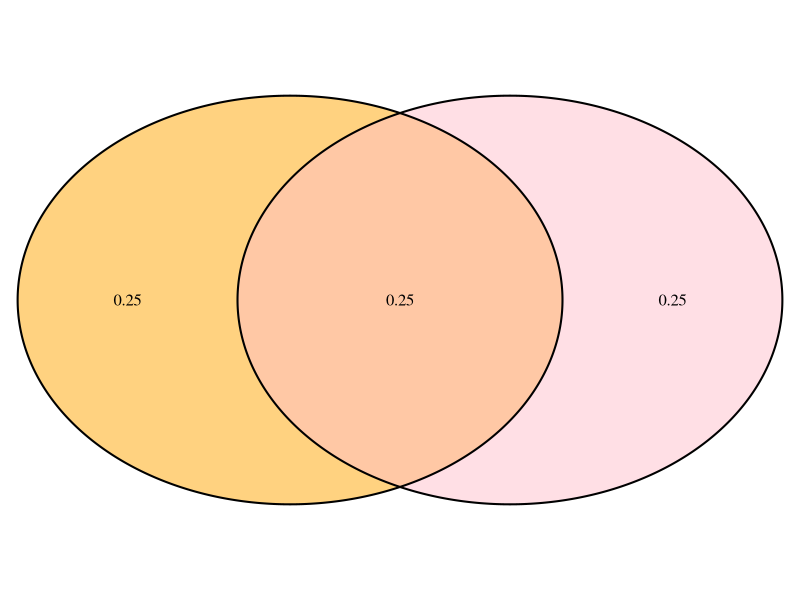
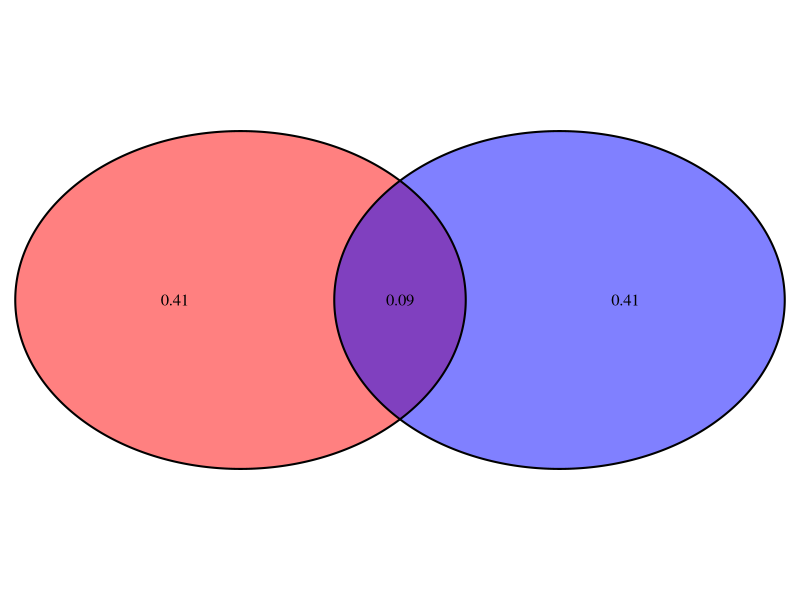
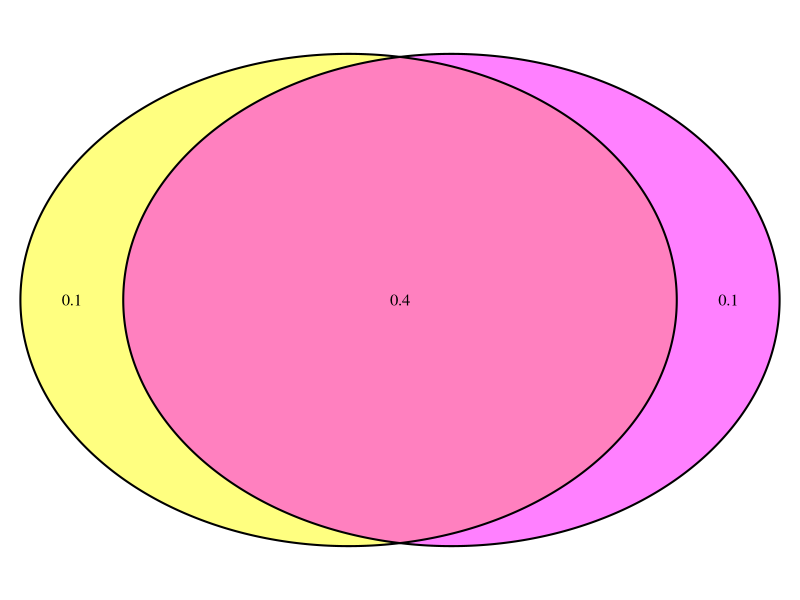
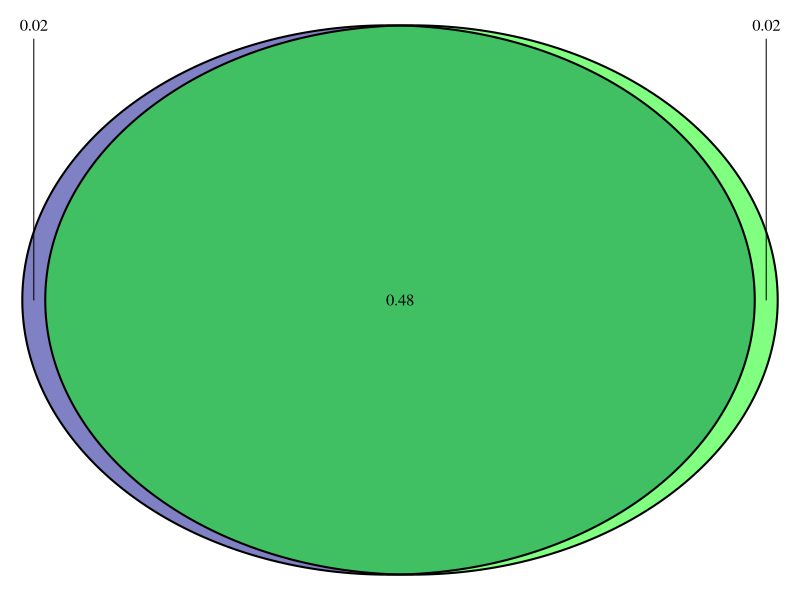
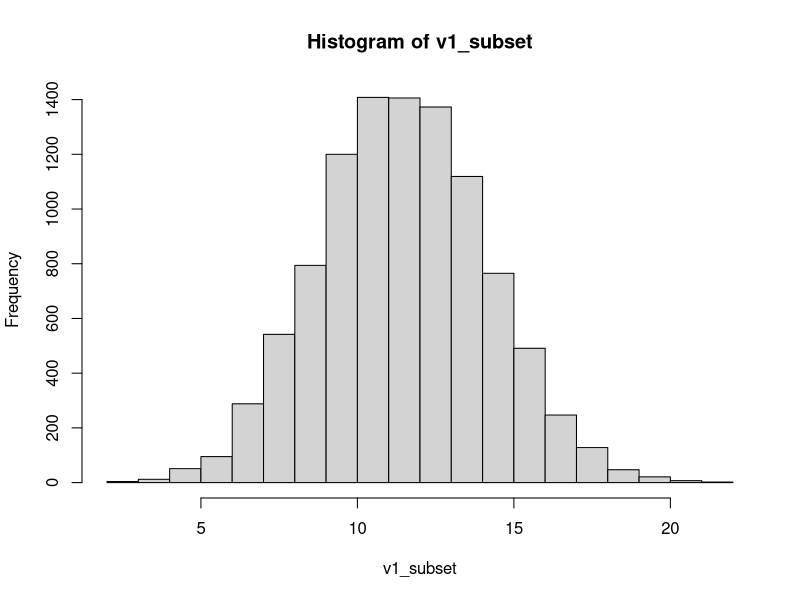

The R script that drew these images, in order:
## ---- chunk 1
knitr::opts_chunk$set(echo = TRUE)
## ---- chunk 2
library(VennDiagram)
## ---- chunk 3
grid.newpage()
draw.pairwise.venn(area1 = 0.5, area2=0.5, cross.area=0.25, fill = c("orange", "pink")) #Drawing Venn Diagram for the above question
## ---- chunk 4
grid.newpage()
draw.pairwise.venn(area1 = 0.5, area2=0.5, cross.area=0.09, fill = c("red", "blue")) #checking some venn diagrams
## ---- chunk 5
grid.newpage()
draw.pairwise.venn(area1 = 0.5, area2=0.5, cross.area=0.40, fill = c("yellow", "magenta")) #checking some venn diagrams
## ---- chunk 6
grid.newpage()
draw.pairwise.venn(area1 = 0.5, area2=0.5, cross.area=0.48, fill = c("darkblue", "green")) #checking some venn diagrams
## ---- chunk 7
#P(man|smoking) = P(smoking|man) * P(man)/ P(smoking)

((0.231) * (0.43) )/ ((0.231*0.43) + (.183*.570)) #doing the calculations for the above question in R


## ---- chunk 8
#Ω = P(man)/1-P(man)

(0.231)/(1-(0.231)) #calculating the odds.

## ---- chunk 9
(factorial(30))/(factorial(20)*factorial(30-20))*((0.4^20)*(1-0.4)^(30-20)) #doing manually using binomial distribution
## ---- chunk 10
dbinom(x = 20, size = 30, prob = 0.4) #using dbinom to verify
## ---- chunk 11
pbinom(q = 20, size = 30, prob = 0.4) #using pbinom because it says upto 20
## ---- chunk 12
v1 <- sample(c(rep("M", times=20), rep("T", times=30))) #creating a vector with 40% M and 60% T and then sampling random
v1 #printing the vector
## ---- chunk 13
v2 <- sample(v1, size = 30, replace = TRUE)  #creating a vector sample using vector v1 of size 30 with replacement
v3 <- sum(v2 == "M") #counting number of M in v2.
v2 #printing vector v2
v3 #printing vector v3
## ---- chunk 14
tot_simulation <- 10000 #assigning value for number of simulations

v1_subset = numeric() #defining a variable as numeric

for (i in 1:tot_simulation) { #for loop to create simulation
  v1_subset[i] = sum(sample(v1, 30, replace = TRUE) == "M") #creating a vector list containg 10000 iterations of M counts
}
## ---- chunk 15
hist(v1_subset) #histogram of vector list v1_subset
## ---- chunk 16
(40/100)*30 #40% of 30
## ---- chunk 17
sum(v1_subset == 20) #counting number of M that is 20 within 10000 iterations
